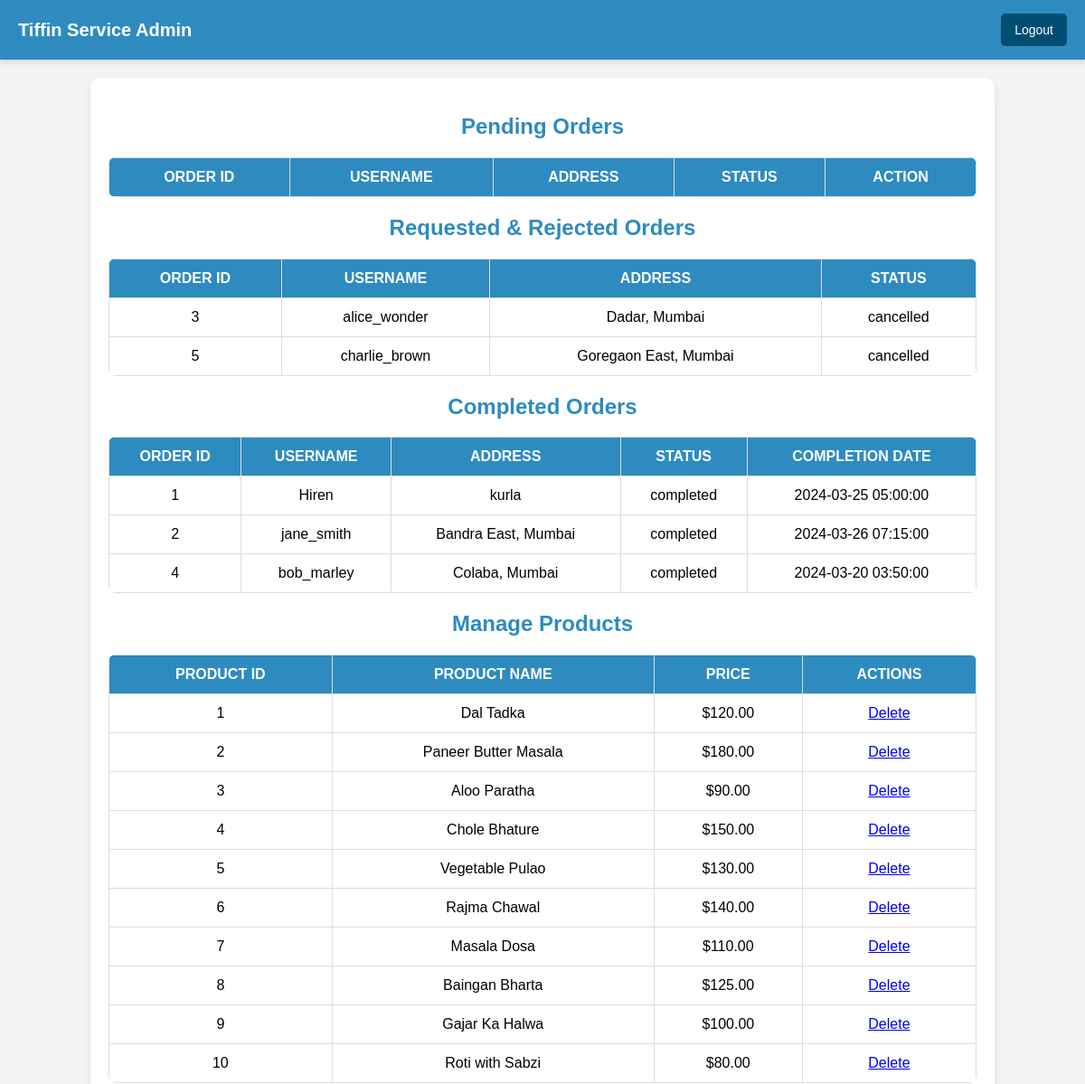
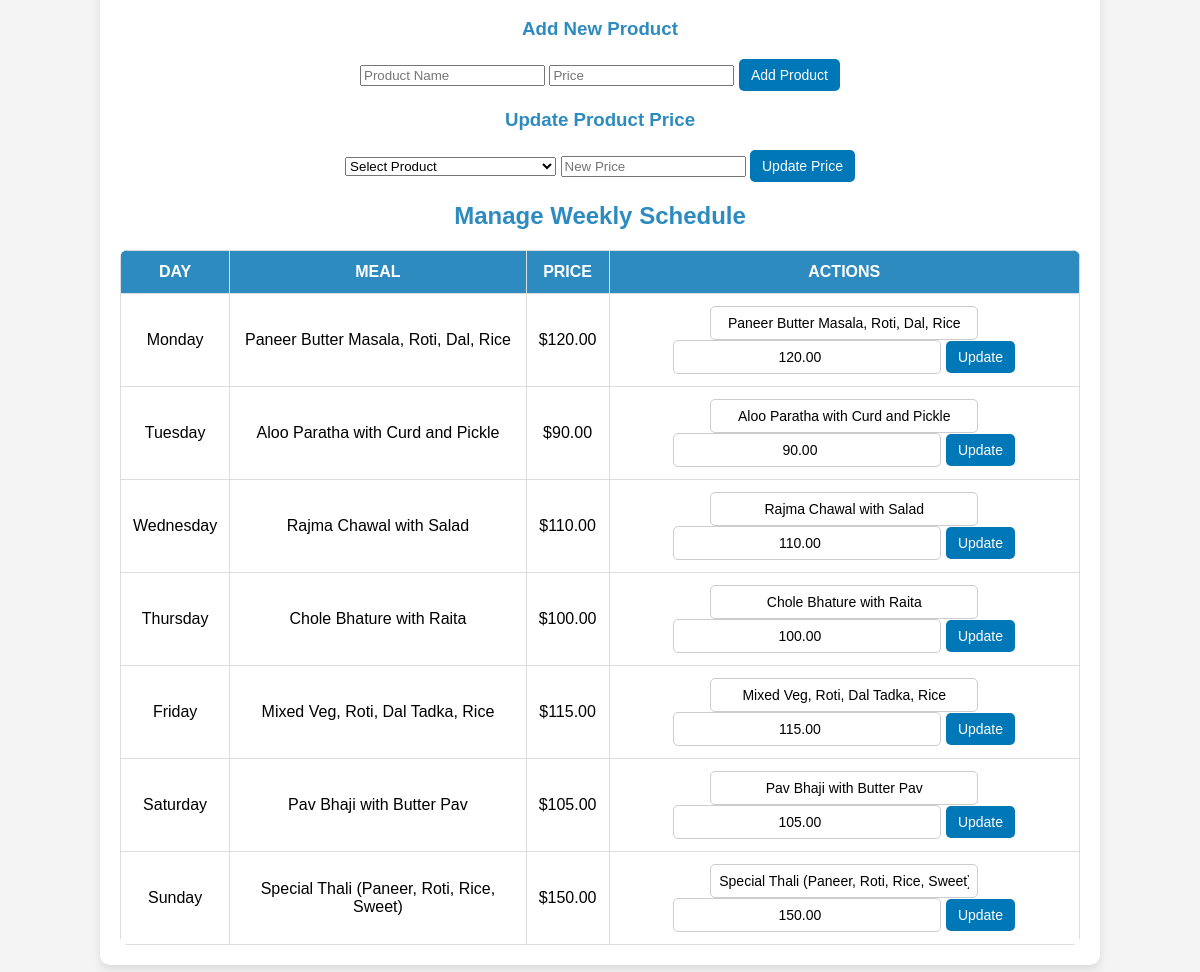
The app's page /admin_dashboard.php (signed in) with its own data (2 pictures, top to bottom).
### tables this page shows
CREATE TABLE `orders` (
  `id` int(11) NOT NULL,
  `user_id` int(11) NOT NULL,
  `schedule_id` int(11) NOT NULL,
  `order_date` timestamp NOT NULL DEFAULT current_timestamp(),
  `status` enum('pending','confirmed','completed','cancelled') DEFAULT 'pending',
  `total_amount` decimal(10,2) NOT NULL,
  `payment_method` enum('COD','UPI','Card') NOT NULL
);

CREATE TABLE `users` (
  `id` int(11) NOT NULL,
  `username` varchar(50) NOT NULL,
  `email` varchar(100) NOT NULL,
  `password` varchar(255) NOT NULL,
  `address` varchar(255) DEFAULT NULL
);

CREATE TABLE `products` (
  `id` int(11) NOT NULL,
  `name` varchar(100) NOT NULL,
  `description` text DEFAULT NULL,
  `price` decimal(10,2) NOT NULL,
  `image` varchar(255) NOT NULL
);

CREATE TABLE `schedule` (
  `id` int(11) NOT NULL,
  `day` varchar(20) NOT NULL,
  `meal` varchar(255) NOT NULL,
  `price` decimal(10,2) NOT NULL
);

### admin_dashboard.php (the view, shortened to what this page needs)
<?php
include 'php/config.php';
$requested_orders = $conn->query("
    SELECT orders.id, users.username, users.address, orders.status
    FROM orders
    JOIN users ON orders.user_id = users.id
    WHERE orders.status IN ('pending', 'cancelled')
");
$products = $conn->query("SELECT * FROM products");
$schedule = $conn->query("SELECT * FROM schedule");
$completed_orders = $conn->query("SELECT orders.id, users.username, users.address, orders.status, orders.order_date FROM orders JOIN users ON orders.user_id = users.id WHERE orders.status = 'completed'");
?>
<!DOCTYPE html>
<html lang="en">
<head>
    <link rel="stylesheet" href="css/admin_styles.css">
    <div class="navbar">
    <a href="admin_dashboard.php" class="site-title">Tiffin Service Admin</a>
    <a href="logout.php" class="logout-btn">Logout</a>
</div>
</head>
<body>
<div class="dashboard-container">
    <section>
        <h2>Pending Orders</h2>
        <table>
            <tr>
                <th>Order ID</th>
                <th>Username</th>
                <th>Address</th>
                <th>Status</th>
                <th>Action</th>
            </tr>
        </table>
    </section>
    <section>
        <h2>Requested & Rejected Orders</h2>
        <table>
            <tr>
                <th>Order ID</th>
                <th>Username</th>
                <th>Address</th>
                <th>Status</th>
            </tr>
            <?php while ($order = $requested_orders->fetch_assoc()) : ?>
                <tr>
                    <td><?= $order['id'] ?></td>
                    <td><?= htmlspecialchars($order['username']) ?></td>
                    <td><?= htmlspecialchars($order['address']) ?></td>
                    <td><?= htmlspecialchars($order['status']) ?></td>
                </tr>
            <?php endwhile; ?>
        </table>
    </section>
    <section>
        <h2>Completed Orders</h2>
        <table>
            <tr><th>Order ID</th><th>Username</th><th>Address</th><th>Status</th><th>Completion Date</th></tr>
            <?php while ($order = $completed_orders->fetch_assoc()) : ?>
                <tr>
                    <td><?= htmlspecialchars($order['id']) ?></td>
                    <td><?= htmlspecialchars($order['username']) ?></td>
                    <td><?= htmlspecialchars($order['address']) ?></td>
                    <td><?= htmlspecialchars($order['status']) ?></td>
                    <td><?= htmlspecialchars($order['order_date']) ?></td>
                </tr>
            <?php endwhile; ?>
        </table>
    </section>
    <section>
        <h2>Manage Products</h2>
        <table>
            <tr>
                <th>Product ID</th>
                <th>Product Name</th>
                <th>Price</th>
                <th>Actions</th>
            </tr>
            <?php while ($product = $products->fetch_assoc()) : ?>
                <tr>
                    <td><?= $product['id'] ?></td>
                    <td><?= htmlspecialchars($product['name']) ?></td>
                    <td>$<?= number_format($product['price'], 2) ?></td>
                    <td>
                        <a href="?delete_product=<?= $product['id'] ?>" onclick="return confirm('Are you sure?')">Delete</a>
                    </td>
                </tr>
            <?php endwhile; ?>
        </table>
        <h3>Add New Product</h3>
        <form method="post">
            <input type="text" name="product_name" placeholder="Product Name" required>
            <input type="number" step="0.01" name="product_price" placeholder="Price" required>
            <button type="submit" name="add_product">Add Product</button>
        </form>
        <h3>Update Product Price</h3>
        <form method="post">
            <select name="product_id" required>
                <option value="">Select Product</option>
            </select>
            <input type="number" step="0.01" name="new_price" placeholder="New Price" required>
            <button type="submit" name="update_price">Update Price</button>
        </form>
    </section>
    <section>
        <h2>Manage Weekly Schedule</h2>
        <table>
            <tr>
                <th>Day</th>
                <th>Meal</th>
                <th>Price</th>
                <th>Actions</th>
            </tr>
            <?php while ($row = $schedule->fetch_assoc()) : ?>
                <tr>
                    <td><?= htmlspecialchars($row['day']) ?></td>
                    <td><?= htmlspecialchars($row['meal']) ?></td>
                    <td>$<?= number_format($row['price'], 2) ?></td>
                    <td>
                        <form method="post">
                            <input type="text" name="new_meal" value="<?= htmlspecialchars($row['meal']) ?>" required>
                            <input type="number" step="0.01" name="new_price" value="<?= $row['price'] ?>" required>
                            <button type="submit" name="update_schedule">Update</button>
                        </form>
                    </td>
                </tr>
            <?php endwhile; ?>
        </table>
    </section>
</div>
</body>
</html>

### css/admin_styles.css (style rules this page uses)
body { font-family: Arial, sans-serif; background: #f4f4f4; margin: 0; padding: 0; text-align: center; }
.navbar { display: flex; justify-content: space-between; align-items: center; background: #2E8BC0; padding: 15px 20px; box-shadow: 0px 4px 6px rgba(0, 0, 0, 0.1); }
.navbar .site-title { font-size: 20px; font-weight: bold; color: white; text-decoration: none; }
.navbar .logout-btn { background: #004d73; color: white; border: none; padding: 10px 15px; font-size: 14px; cursor: pointer; border-radius: 5px; transition: 0.3s ease; text-decoration: none; }
.dashboard-container { width: 80%; margin: 20px auto; padding: 20px; background: #fff; border-radius: 10px; box-shadow: 0px 5px 10px rgba(0, 0, 0, 0.1); }
h1, h2, h3 { color: #2E8BC0; }
table { width: 100%; border-collapse: collapse; margin-top: 15px; background: white; border-radius: 8px; overflow: hidden; }
th, td { padding: 12px; border: 1px solid #ddd; text-align: center; font-size: 16px; }
th { background: #2E8BC0; color: white; text-transform: uppercase; }
td input { width: 90%; max-width: 250px; padding: 8px; font-size: 14px; border: 1px solid #ccc; border-radius: 5px; text-align: center; }
button { background: #0077b6; color: white; border: none; padding: 8px 12px; font-size: 14px; cursor: pointer; border-radius: 5px; transition: 0.3s ease; }

### records on screen
orders: id "3", user.username "alice_wonder", user.address "Dadar, Mumbai", status "cancelled"
orders: id "5", user.username "charlie_brown", user.address "Goregaon East, Mumbai", status "cancelled"
orders: id "1", user.username "Hiren", user.address "kurla", status "completed", order_date "2024-03-25 05:00:00"
orders: id "2", user.username "jane_smith", user.address "Bandra East, Mumbai", status "completed", order_date "2024-03-26 07:15:00"
orders: id "4", user.username "bob_marley", user.address "Colaba, Mumbai", status "completed", order_date "2024-03-20 03:50:00"
products: id "1", name "Dal Tadka", price "120.00"
products: id "2", name "Paneer Butter Masala", price "180.00"
products: id "3", name "Aloo Paratha", price "90.00"
products: id "4", name "Chole Bhature", price "150.00"
products: id "5", name "Vegetable Pulao", price "130.00"
products: id "6", name "Rajma Chawal", price "140.00"
products: id "7", name "Masala Dosa", price "110.00"
products: id "8", name "Baingan Bharta", price "125.00"
products: id "9", name "Gajar Ka Halwa", price "100.00"
products: id "10", name "Roti with Sabzi", price "80.00"
schedule: day "Monday", meal "Paneer Butter Masala, Roti, Dal, Rice", price "120.00", new_meal "Paneer Butter Masala, Roti, Dal, Rice", new_price "120.00"
schedule: day "Tuesday", meal "Aloo Paratha with Curd and Pickle", price "90.00", new_meal "Aloo Paratha with Curd and Pickle", new_price "90.00"
schedule: day "Wednesday", meal "Rajma Chawal with Salad", price "110.00", new_meal "Rajma Chawal with Salad", new_price "110.00"
schedule: day "Thursday", meal "Chole Bhature with Raita", price "100.00", new_meal "Chole Bhature with Raita", new_price "100.00"
schedule: day "Friday", meal "Mixed Veg, Roti, Dal Tadka, Rice", price "115.00", new_meal "Mixed Veg, Roti, Dal Tadka, Rice", new_price "115.00"
schedule: day "Saturday", meal "Pav Bhaji with Butter Pav", price "105.00", new_meal "Pav Bhaji with Butter Pav", new_price "105.00"
schedule: day "Sunday", meal "Special Thali (Paneer, Roti, Rice, Sweet)", price "150.00", new_meal "Special Thali (Paneer, Roti, Rice, Sweet)", new_price "150.00"
